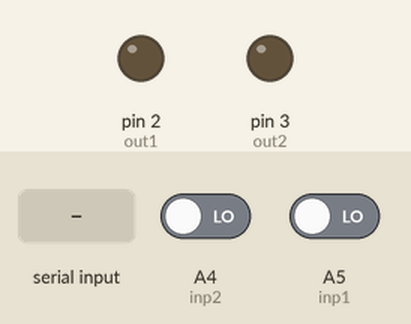
This sketch was run on a simulated Arduino Uno, built with avr-gcc and run on an emulated ATmega328P. On the bench: output pins drawn as LEDs (lit = HIGH). Inputs (shaded band) come from the test bench; at power-on: A4 (inp2) LOW, A5 (inp1) LOW. What the sketch prints to the serial monitor is not drawn.

Above: at 1.2 s.
1.3 s: "s" received over Serial
At 2.06 s:
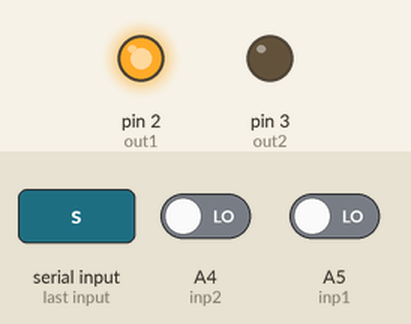
At 3.3 s:
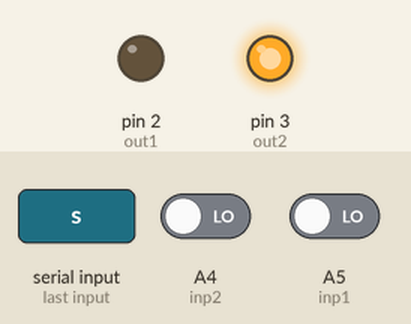
3.6 s: "1" received over Serial
Timing chart, 0 to 6.6 s (numbered marks = the images above; inputs shaded):
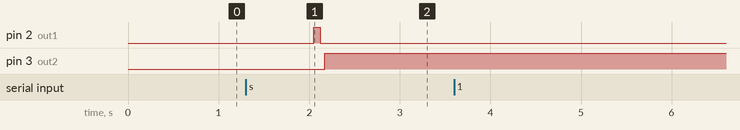

The sketch:

Ethernet_code.ino
```cpp
int count = 0;
int falt = 0;
///////////////////////////
// Decleration of Output Pins
int out1 = 2;
int out2 = 3;
//////////////////////////
// Declearation of Input Pins
int inp1 = A5;
int inp2 = A4;
//////////////////////////


void output(int pin = 0){
  digitalWrite(out1 , LOW);
  digitalWrite(out2 , LOW);
  delay(50);

  digitalWrite(pin, HIGH);
  Serial.print("OUTPUT pin no = ");Serial.println (pin);
  delay(50);
}

int input (){
  count = 0;
  int pin_no = 0;
  bool data1 = digitalRead(inp1);
  Serial.print ("Input from data1 is ");Serial.println(data1);
  if (data1){
      Serial.println("Input  inp 1");
      count++;
      pin_no = 1;
      delay(10);
    }
  bool data2 = digitalRead(inp2);
  Serial.print ("Input from data1 is ");Serial.println(data1);
  if (data2){
      Serial.println("Input  inp 2");
      count++;
      pin_no = 2;
      delay(10);
  }
  return pin_no;
}

void initial(){
  Serial.println("Iniated the test");
  output (out1);
  int data = input();
  Serial.print ("Data from inital is ");Serial.println(data);
  if (data == 1 && count == 1){
    Serial.println ("Pin 1 is working");
  }else{
    Serial.println ("Pin 1 is faulty");
  }
  output (out2);
  data = input ();
  Serial.print ("Data from inital is ");Serial.println(data);
  if (data == 2 && count == 1){
    Serial.println ("Pin 2 is working");
  }else{
    Serial.println ("Pin 2 is faulty");
  }
}

void setup() {
  // put your setup code here, to run once:
  Serial.begin (9600);
  pinMode (out1 ,OUTPUT);
  pinMode (out2 ,OUTPUT);
  pinMode (inp1 ,INPUT);
  pinMode (inp2 ,INPUT);

}

void loop() {
  // put your main code here, to run repeatedly:
  char ser_inp = 0;
  if (Serial.available())
    ser_inp = Serial.read();
  Serial.print ("Serial data recived is : "); Serial.println(ser_inp);
  if (ser_inp == 's'){
  //  Serial.println("Iniated the test");
    initial();
  }

  Serial.println("IN LOOP");
  delay(1000);
}
```

Measured:
- after the input at 1.3 s, pin 2 (out1): LOW → HIGH after 0.75 s, → LOW 0.07 s later; pin 3 (out2): LOW → HIGH after 0.87 s
- after the input at 3.6 s, every drawn part: stays the same
